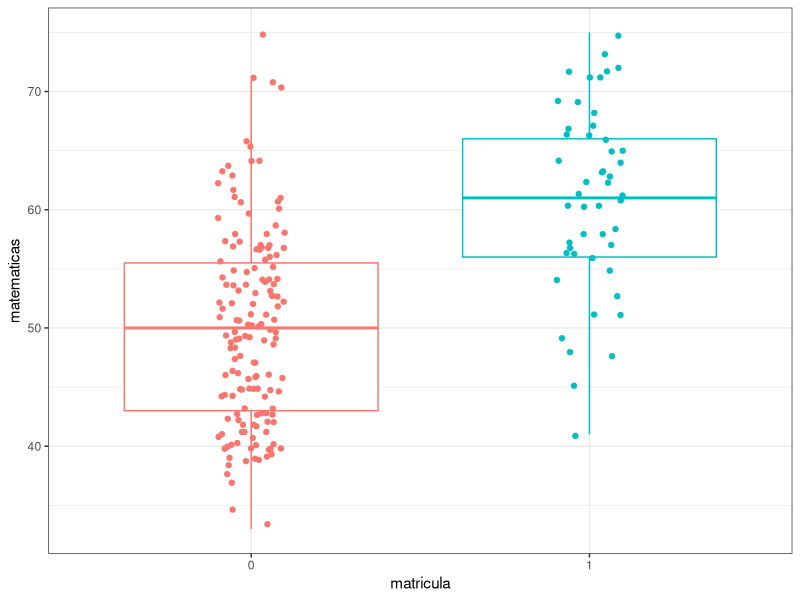

Write R code to recreate this figure. (Note: this script raises an error after producing the figure.)
## ---- chunk 1
library(ggplot2)
library(vcd)

## ---- chunk 2
matricula <- as.factor(c(0, 0, 0, 0, 0, 0, 0, 0, 0, 0, 0, 1, 0, 1, 0, 0, 0, 0, 1,
                         0, 0, 1, 0, 0, 0, 0, 1, 0, 0, 0, 0, 0, 1, 0, 0, 1, 0, 1,
                         0, 0, 0, 0, 0, 0, 1, 0, 0, 0, 0, 0, 1, 0, 0, 0, 1, 0, 0,
                         0, 0, 0, 0, 1, 0, 0, 0, 0, 0, 0, 0, 0, 0, 0, 1, 0, 0, 0,
                         1, 0, 0, 0, 0, 0, 0, 1, 0, 1, 0, 0, 0, 0, 1, 0, 1, 0, 0,
                         1, 1, 1, 0, 1, 0, 0, 0, 0, 0, 0, 1, 0, 0, 1, 0, 0, 0, 1,
                         1, 0, 0, 1, 0, 0, 0, 0, 0, 0, 1, 0, 0, 0, 0, 0, 0, 1, 1,
                         0, 0, 1, 0, 0, 0, 0, 0, 0, 0, 0, 0, 0, 1, 0, 0, 0, 0, 0,
                         0, 0, 1, 0, 0, 0, 0, 1, 1, 0, 1, 1, 0, 0, 0, 0, 1, 0, 0,
                         0, 0, 0, 0, 0, 1, 0, 0, 1, 1, 0, 1, 1, 1, 1, 0, 0, 1, 0,
                         0, 0, 0, 0, 1, 0, 0, 0, 1, 1))
matematicas <- c(41, 53, 54, 47, 57, 51, 42, 45, 54, 52, 51, 51, 71, 57, 50, 43,
                 51, 60, 62, 57, 35, 75, 45, 57, 45, 46, 66, 57, 49, 49, 57, 64,
                 63, 57, 50, 58, 75, 68, 44, 40, 41, 62, 57, 43, 48, 63, 39, 70,
                 63, 59, 61, 38, 61, 49, 73, 44, 42, 39, 55, 52, 45, 61, 39, 41,
                 50, 40, 60, 47, 59, 49, 46, 58, 71, 58, 46, 43, 54, 56, 46, 54,
                 57, 54, 71, 48, 40, 64, 51, 39, 40, 61, 66, 49, 65, 52, 46, 61,
                 72, 71, 40, 69, 64, 56, 49, 54, 53, 66, 67, 40, 46, 69, 40, 41,
                 57, 58, 57, 37, 55, 62, 64, 40, 50, 46, 53, 52, 45, 56, 45, 54,
                 56, 41, 54, 72, 56, 47, 49, 60, 54, 55, 33, 49, 43, 50, 52, 48,
                 58, 43, 41, 43, 46, 44, 43, 61, 40, 49, 56, 61, 50, 51, 42, 67,
                 53, 50, 51, 72, 48, 40, 53, 39, 63, 51, 45, 39, 42, 62, 44, 65,
                 63, 54, 45, 60, 49, 48, 57, 55, 66, 64, 55, 42, 56, 53, 41, 42,
                 53, 42, 60, 52, 38, 57, 58, 65)
datos <- data.frame(matricula, matematicas)
head(datos, 4)
## ---- chunk 3
table(datos$matricula)
## ---- chunk 4
ggplot(data = datos, aes(x = matricula, y = matematicas, color = matricula)) +
  geom_boxplot(outlier.shape = NA) +
  geom_jitter(width = 0.1) + 
  theme_bw() +
  theme(legend.position = "null")
## ---- chunk 5
modelo <- glm(matricula ~ matematicas, data = datos, family = "binomial")
summary(modelo)
## ---- chunk 6
# Ajuste de un modelo logístico.
modelo_logistico <- glm(default ~ balance, data = datos, family = "binomial")

# Representación gráfica del modelo.
ggplot(data = datos, aes(x = balance, y = default)) +
  geom_point(aes(color = as.factor(default)), shape = 1) + 
  stat_function(fun = function(x){predict(modelo_logistico,
                                          newdata = data.frame(balance = x),
                                          type = "response")}) +
  theme_bw() +
  labs(title = "Regresión logística",
       y = "Probabilidad default") +
  theme(legend.position = "none")
## ---- chunk 7
confint(object = modelo, level = 0.95 )
## ---- chunk 8
# MEDIANTE BASE GRAPHICS SIN INTERVALOS DE CONFIANZA

# Codificación 0,1 de la variable respuesta
datos$matricula <- as.character(datos$matricula)
datos$matricula <- as.numeric(datos$matricula)

plot(matricula ~ matematicas, datos, col = "darkblue",
     main = "Modelo regresión logística",
     ylab = "P(matrícula=1|matemáticas)",
     xlab = "matemáticas", pch = "I")

# type = "response" devuelve las predicciones en forma de probabilidad en lugar de en log_ODDs
curve(predict(modelo, data.frame(matematicas = x), type = "response"),
      col = "firebrick", lwd = 2.5, add = TRUE)
## ---- chunk 9
# MEDIANTE GGPLOT2 INCLUYENDO INTERVALOS DE CONFIANZA

datos$matricula <- as.character(datos$matricula)
datos$matricula <- as.numeric(datos$matricula)

# Se crea un vector con nuevos valores interpolados en el rango de observaciones.
nuevos_puntos <- seq(from = min(datos$matematicas), to = max(datos$matematicas),
                     by = 0.5)


# Predicciones de los nuevos puntos según el modelo. 
# Si se indica se.fit = TRUE se devuelve el error estándar de cada predicción
# junto con el valor de la predicción (fit).
predicciones <- predict(modelo, data.frame(matematicas = nuevos_puntos),
                        se.fit = TRUE)

# Mediante la función logit se transforman los log_ODDs a probabilidades.
predicciones_logit <- exp(predicciones$fit) / (1 + exp(predicciones$fit))

# Se calcula el límite inferior y superior del IC del 95% sustrayendo e
# incrementando el logODDs de cada predicción 1.95*SE. Una vez calculados los
# logODDs del intervalo se transforman en probabilidades con la función logit.
limite_inferior       <- predicciones$fit - 1.96 * predicciones$se.fit
limite_inferior_logit <- exp(limite_inferior) / (1 + exp(limite_inferior))
limite_superior       <- predicciones$fit + 1.96 * predicciones$se.fit
limite_superior_logit <- exp(limite_superior) / (1 + exp(limite_superior))

# Se crea un dataframe con los nuevos puntos y sus predicciones
datos_curva <- data.frame(matematicas = nuevos_puntos,
                          probabilidad_matricula = predicciones_logit,
                          limite_inferior_logit = limite_inferior_logit, 
                          limite_superior_logit = limite_superior_logit)

ggplot(datos, aes(x = matematicas, y = matricula)) +
      geom_point(aes(color = as.factor(matricula)), shape = "I", size = 3) + 
      geom_line(data = datos_curva, aes(y = probabilidad_matricula),
                color = "firebrick") + 
      geom_line(data = datos_curva, aes(y = limite_inferior_logit),
                linetype = "dashed") + 
      geom_line(data = datos_curva, aes(y = limite_superior_logit),
                linetype = "dashed") + 
      theme_bw() +
      labs(title = "Modelo regresión logística matrícula ~ nota matemáticas",
           y = "P(matrícula = 1 | matemáticas)", y = "matemáticas") + 
      theme(legend.position = "null") +
      theme(plot.title = element_text(size = 10))
## ---- chunk 10
# Diferencia de residuos
# En R, un objeto glm almacena la "deviance" del modelo, así como la "deviance"
# del modelo nulo. 
dif_residuos <- modelo$null.deviance - modelo$deviance

# Grados libertad
df <- modelo$df.null - modelo$df.residual

# p-value
p_value <- pchisq(q = dif_residuos,df = df, lower.tail = FALSE)

paste("Diferencia de residuos:", round(dif_residuos, 4))
## ---- chunk 11
# El mismo cálculo se puede obtener directamente con:
anova(modelo, test = "Chisq")
## ---- chunk 12
predicciones <- ifelse(test = modelo$fitted.values > 0.5, yes = 1, no = 0)
matriz_confusion <- table(modelo$model$matricula, predicciones,
                          dnn = c("observaciones", "predicciones"))
matriz_confusion
## ---- chunk 13
mosaic(matriz_confusion, shade = T, colorize = T,
       gp = gpar(fill = matrix(c("green3", "red2", "red2", "green3"), 2, 2)))
